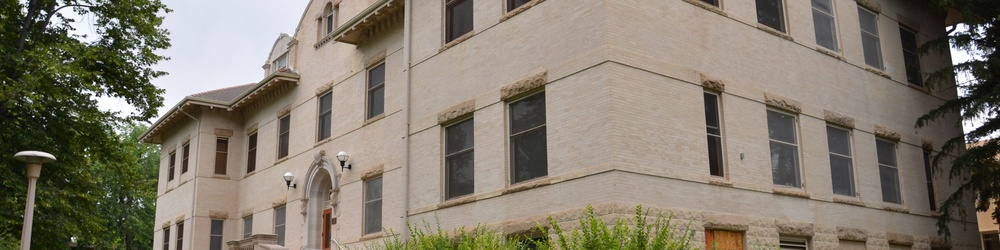
#> input picture GMM_EM_Algorithm/EM_Algorithm_for_Image_Compress/dep.jpg, 1000 x 250 px, shrunk from 2000 x 500 before the run
$ jupyter execute --allow-errors 'Image Compress (Kmeans).ipynb'
#> lines starting #> are read from the running program, lines starting #| are printed output that depends on the picture
## 1. K means image compress (with sklearn)

[cell 1]
import matplotlib.pyplot as plt
import matplotlib.image as mpimg
from sklearn.cluster import KMeans
import numpy as np

[cell 2]
pixel = mpimg.imread('dep.jpg')
#> pixel is the input picture: shape (250, 1000, 3); mean R, G, B 131.6, 123.8, 110.1
#> (the rest of this cell did not finish here and is left out)

#> (a cell that did not finish here is left out)

#> (a cell that did not finish here is left out)

## 2. K means image compress (implemention)

[cell 5]
import numpy as np
import random
import re
import matplotlib.pyplot as plt

#### Randomly choose k data points as the initial centroids

[cell 6]
def initCentroids(dataSet, k):
    dataSet = list(dataSet)
    return random.sample(dataSet, k)

#### calculate L2 distance

[cell 7]
def l2Distance(vector1, vector2):
    return sum(np.power(vector2 - vector1, 2))

#### E-step: Group the data based on k centroids

[cell 8]
def minDistance(dataSet, centroidList):
    clusterDict = dict()  # dict to store the groups
    k = len(centroidList)
    for item in dataSet:
        vec1 = item
        group = -1
        minDis = float("inf")  # initialize inf
        for i in range(k):
            vec2 = centroidList[i]
            distance = l2Distance(vec1, vec2)  # error
            if distance < minDis:
                minDis = distance
                group = i  # the final group assigned to the item
        if group not in clusterDict.keys():
            clusterDict.setdefault(group, [])
        clusterDict[group].append(item)  # add the item to ite group
    return clusterDict

#### M-step: Calculate k centroids

[cell 9]
def getCentroids(clusterDict):
    centroidList = []
    for key in clusterDict.keys():
        centroid = np.mean(clusterDict[key], axis=0)
        centroidList.append(centroid)
    return centroidList

#### Evaluation: Using distortion measure

[cell 10]
def getSSE(centroidList, clusterDict):
    sum = 0.0
    for key in clusterDict.keys():
        vec1 = centroidList[key]
        distance = 0.0
        for item in clusterDict[key]:
            vec2 = item
            distance += l2Distance(vec1, vec2)
        sum += distance
    return sum

#### Data  manipulating

[cell 11]
pixel = mpimg.imread('test.png')
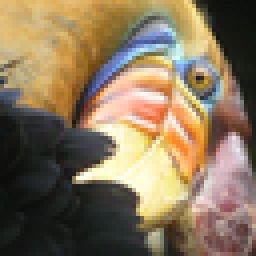
#> input picture GMM_EM_Algorithm/EM_Algorithm_for_Image_Compress/test.png, 64 x 64 px, shrunk from 128 x 128 before the run (shown 4 times larger)
#> pixel is the input picture: shape (64, 64, 3) float32; mean R, G, B 0.531, 0.46, 0.358
#> (the rest of this cell did not finish here and is left out)

#### Stopping rule: diff of distortion measure small enough

#> (a cell that did not finish here is left out)

#> (a cell that did not finish here is left out)

#### Show Compressed Plot

[cell 14]
compressNew = []
#> (the rest of this cell did not finish here and is left out)

## 3. Mosaicing picture ( and to smaller size)

[cell 15]
from PIL import Image, ImageDraw, ImageFont
import sys

width = 2000
height = 500
granularity = 10

image = Image.new('RGB', (width//granularity , height//granularity), (255, 255, 255))  # White pannel
#> image: PIL image 200x50 RGB; every value is 255
font = ImageFont.truetype('Arial.ttf', 36)  # Creat Font Object
draw = ImageDraw.Draw(image)  # Creat Draw Object

# image_name = raw_input('Entering Input ImageName:')
image_name = sys.argv[1]
image_file = Image.open('dep.jpg')
image_file = image_file.resize((width, height))  #  adjust size


def to_mosaic(file_name):
    for x in range(0, width, granularity):
        for y in range(0, height, granularity):
            r, g, b = file_name.getpixel((x + granularity//2, y + granularity//2))  # color in the center
            draw.rectangle([(x//granularity, y//granularity), (x//granularity + 1, y//granularity + 1)],
                           fill=(r, g, b), outline=None)  # None = without grid

a = to_mosaic(image_file)
image.save('depMasa_gran10.jpg', 'jpeg')
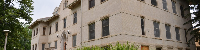
#> saved as depMasa_gran10.jpg: PIL image 200x50 RGB; mean R, G, B 131.7, 123.9, 110.2

## 4. Application of part 2 and 3.

[cell 16]
#### Data  manipulating

pixel = mpimg.imread('depMasa_gran10.jpg')
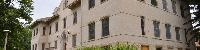
#> pixel: shape (50, 200, 3); mean R, G, B 132, 123.8, 110.3
pixel = pixel.reshape((50*200, 3))
k = 2
dataSet = pixel

#### Stopping rule: diff of distortion measure small enough

centroidList = initCentroids(dataSet, k)
#> in initCentroids, `dataSet = list(dataSet)`: dataSet = 10000 items, first 6: [37, 45, 8], [10, 17, 0], [42, 49, 16], [96, 102, 74], [225, 230, 208], [165, 169, 152]
#> centroidList = [[188, 174, 163], [72, 65, 59]]
clusterDict = minDistance(dataSet, centroidList)
#> in minDistance, `k = len(centroidList)`: k = 2
#> the loop in minDistance, `for item in dataSet:` made 10000 passes
#> after the loop in minDistance, `for item in dataSet:`: clusterDict = 2 items
#> clusterDict = 2 items
# getCentroids(clusterDict)
# showCluster(centroidList, clusterDict)
newSSE = getSSE(centroidList, clusterDict)
#> the loop in getSSE, `for key in clusterDict.keys():` made 2 passes
#> (vec1, sum) on passes 1 to 2: ([188, 174, 163], 1229349), ([72, 65, 59], 2330744)
#> after the loop in getSSE, `for key in clusterDict.keys():`: sum = 2330744
#> newSSE = 2330744
oldSSE = 1

times = 1
while abs(newSSE - oldSSE) >= 0.01:
    centroidList = getCentroids(clusterDict)
    clusterDict = minDistance(dataSet, centroidList)
    oldSSE = newSSE
    newSSE = getSSE(centroidList, clusterDict)
    times += 1
#> this loop made 8 passes
#> (centroidList, oldSSE, newSSE) on passes 1 to 8: ([[134.6, 126.2, 113], [128.5, 120.8, 106.9]], 2330744, 98768904), ([[68.89, 65.4, 48.06], [177.5, 166, 155.3]], 98768904, 25561701.7), ([[64.9, 61.82, 44.6], [175.5, 164.1, 153]], 25561701.7, 25225055), ([[63.31, 60.44, 43.26], [174.7, 163.3, 152.1]], 25225055, 25177236.3), ([[62.92, 60.09, 42.88], [174.5, 163.1, 151.9]], 25177236.3, 25173904.5), ([[62.8, 59.99, 42.77], [174.4, 163, 151.8]], 25173904.5, 25173648.2), ([[62.77, 59.97, 42.74], [174.4, 163, 151.8]], 25173648.2, 25173633.3), ([[62.77, 59.97, 42.74], [174.4, 163, 151.8]], 25173633.3, 25173633.3)
#> after the loop, times = 9

# print(newSSE, times)

#### Show Compressed Plot

compressNew = []
for item in dataSet:
    vec1 = item
    group = -1
    minDis = float("inf")
    for i in range(k):
        vec2 = centroidList[i]
        distance = l2Distance(vec1, vec2)  # error
        if distance < minDis:
            minDis = distance
            group = i
    compressNew.append(centroidList[group])
#> this loop made 10000 passes
#> after the loop, compressNew = 10000 items, first 6: [62.77, 59.97, 42.74], [62.77, 59.97, 42.74], [62.77, 59.97, 42.74], [62.77, 59.97, 42.74], [174.4, 163, 151.8], [174.4, 163, 151.8]

compressNew = np.array(compressNew)
compressNew = compressNew.reshape((50,200,3))
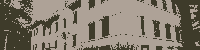
#> compressNew: shape (50, 200, 3) float64; mean of channels 0, 1, 2 132, 123.8, 110.3; drawn as R, G, B

plt.imshow((compressNew).astype(np.uint8))
plt.title('k=2', color='blue')
plt.show()
